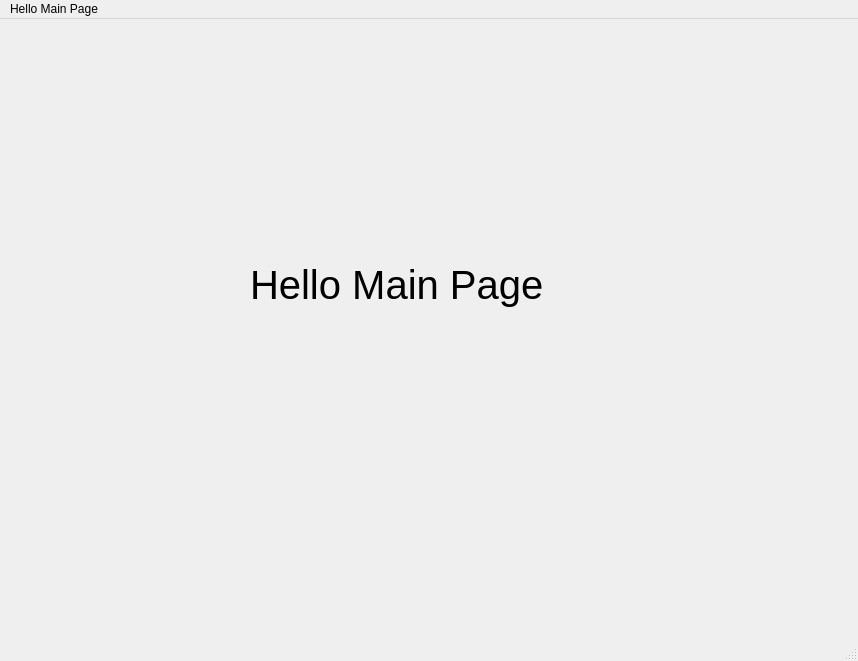
<?xml version="1.0" encoding="UTF-8"?>
<ui version="4.0">
 <class>MainWindow</class>
 <widget class="QMainWindow" name="MainWindow">
  <property name="geometry">
   <rect>
    <x>0</x>
    <y>0</y>
    <width>858</width>
    <height>661</height>
   </rect>
  </property>
  <property name="windowTitle">
   <string>MainWindow</string>
  </property>
  <widget class="QWidget" name="centralwidget">
   <widget class="QLabel" name="label">
    <property name="geometry">
     <rect>
      <x>250</x>
      <y>220</y>
      <width>361</width>
      <height>91</height>
     </rect>
    </property>
    <property name="font">
     <font>
      <pointsize>30</pointsize>
     </font>
    </property>
    <property name="text">
     <string>Hello Main Page</string>
    </property>
   </widget>
  </widget>
  <widget class="QMenuBar" name="menubar">
   <property name="geometry">
    <rect>
     <x>0</x>
     <y>0</y>
     <width>858</width>
     <height>23</height>
    </rect>
   </property>
   <widget class="QMenu" name="menuHello_Main_Page">
    <property name="title">
     <string>Hello Main Page</string>
    </property>
   </widget>
   <addaction name="menuHello_Main_Page"/>
  </widget>
  <widget class="QStatusBar" name="statusbar"/>
 </widget>
 <resources/>
 <connections/>
</ui>
